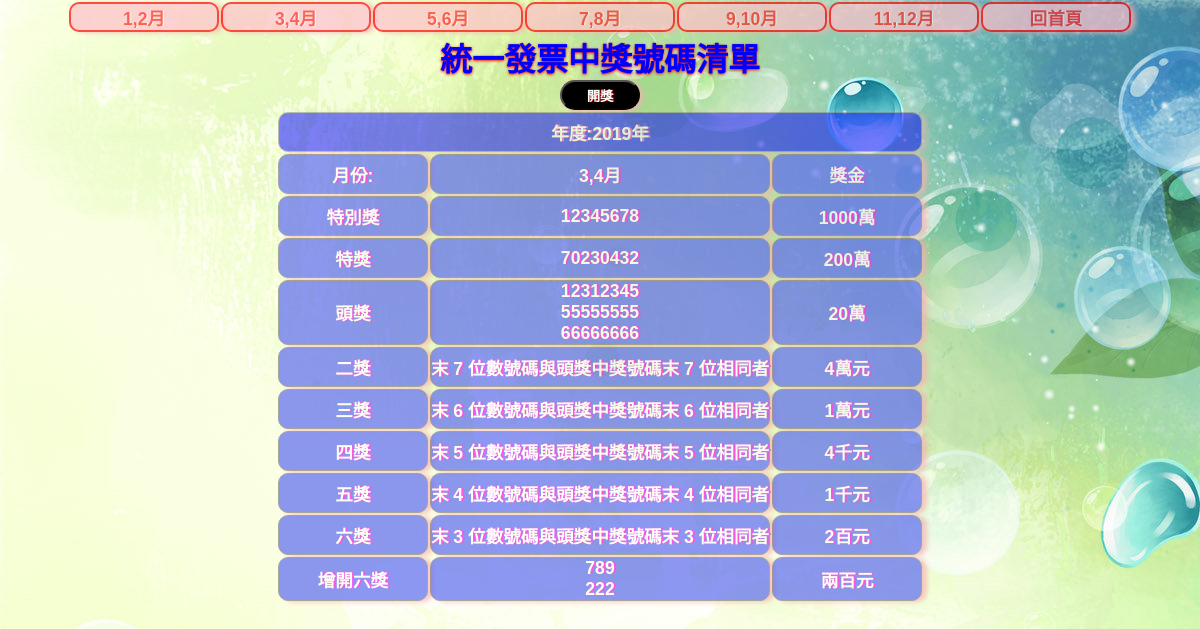
The page /see2.php on the database its author committed.
### tables this page shows
CREATE TABLE `award` (
  `id` int(10) UNSIGNED NOT NULL,
  `year` varchar(10) NOT NULL,
  `period` varchar(10) NOT NULL,
  `award1` int(10) NOT NULL,
  `award2` int(10) NOT NULL,
  `award3` int(10) NOT NULL,
  `award4` int(10) NOT NULL,
  `award5` int(10) NOT NULL,
  `award6` int(10) NOT NULL,
  `award7` int(10) NOT NULL
);

### see2.php (the view, shortened to what this page needs)
<?php
include_once "base.php";
$sql="SELECT * FROM `award` WHERE period='2'";
$data=$pdo->query($sql)->fetch(PDO::FETCH_NUM);
if ($data[2]==2) {
    $mon="3,4";
}
?>
<!DOCTYPE html>
<html lang="en">
<head>
    <link rel="stylesheet" type="text/css" href="style_see.css">
</head>
<body>
<table>
<tr>
    <td class="mon"><a href="see1.php">1,2月</a></td>
    <td class="mon"><a href="see2.php">3,4月</a></td>
    <td class="mon"><a href="see3.php">5,6月</a></td>
    <td class="mon"><a href="see4.php">7,8月</a></td>
    <td class="mon"><a href="see5.php">9,10月</a></td>
    <td class="mon"><a href="see6.php">11,12月</a></td>
    <td class="mon"><a href="index.php">回首頁</a></td>
</tr>
</table>
<h1><span style="font-family:'微軟正黑體',sans-serif">統一發票中獎號碼清單</span></h1>
<form action="award2.php" method="post">
<input type="submit" value="開獎" class="sub">
<table>
    <tr>
    <td colspan="3" style="background:blue; opacity:0.5;">年度:<?=$data[1]?>年</td>
    </tr>
    <tr>
        <td>月份:</td>
        <td><?=$mon?>月</td>
        <td>獎金</td>
    </tr>
    <tr>
        <td>特別獎</td>
        <td><?=$data[3]?></td>
        <td>1000萬</td>
    </tr>
    <tr>
        <td>特獎</td>
        <td><?=$data[4]?></td>
        <td>200萬</td>
    </tr>
    <tr>
        <td>頭獎</td>
        <td><?=$data[5]."<br>".$data[6]."<br>".$data[7]?></td>
        <td>20萬</td>
    </tr>
    <tr>
        <td>二獎</td>
        <td>末 7 位數號碼與頭獎中獎號碼末 7 位相同者</td>
        <td>4萬元</td>
    </tr>
    <tr>
        <td>三獎</td>
        <td>末 6 位數號碼與頭獎中獎號碼末 6 位相同者</td>
        <td>1萬元</td>
    </tr>
    <tr>
        <td>四獎</td>
        <td>末 5 位數號碼與頭獎中獎號碼末 5 位相同者</td>
        <td>4千元</td>
    </tr>
    <tr>
        <td>五獎</td>
        <td>末 4 位數號碼與頭獎中獎號碼末 4 位相同者</td>
        <td>1千元</td>
    </tr>
    <tr>
        <td>六獎</td>
        <td>末 3 位數號碼與頭獎中獎號碼末 3 位相同者</td>
        <td>2百元</td>
    </tr>
    <tr>
        <td>增開六獎</td>
        <td><?=$data[8]."<br>".$data[9]?></td>
        <td>兩百元</td>
    </tr>
</table>
</body>
</html>

### style_see.css (style rules this page uses)
* { box-sizing:border-box; margin:0; padding:0; font-family:'微軟正黑體', sans-serif; list-style-type:none; }
h1 { color:blue; text-shadow: 0px 1px 3px red; text-align:center; }
table { text-align:center; margin:auto; }
td { border:1px solid rgb(128, 128, 128); background:rgb(93, 108, 241); opacity:0.7; color:rgb(255, 255, 255); font-weight:bold; width:150x; min-width:150px; height:40px; min-height:40px; border-radius:10px; font-size:1.1em; text-shadow: 2px 0px 0px rgb(247, 18, 228); box-shadow: 5px 1px 5px rgb(248, 177, 177); }
a { text-decoration:none; color: rgb(255, 32, 32); text-shadow:1px 0px 1px white; }
.mon { width:40px; height:30px; border:2px solid red; background: pink; }
.sub { position: relative; width:80px; height:30px; left:50%; margin-left:-40px; border-radius: 25px; background: black; color:white; box-shadow: 2px 1px 5px rgb(248, 177, 177); text-shadow:1px 0px 1px red; font-weight: bold; cursor: pointer; }
body { background-image:url(./images/3.jpg); background-repeat: cover; }

### rows shown on the page
award: year "2019", period "3,4", award1 "12345678", award2 "70230432", award3 "12312345", award4 "55555555", award5 "66666666", award6 "789", award7 "222"
